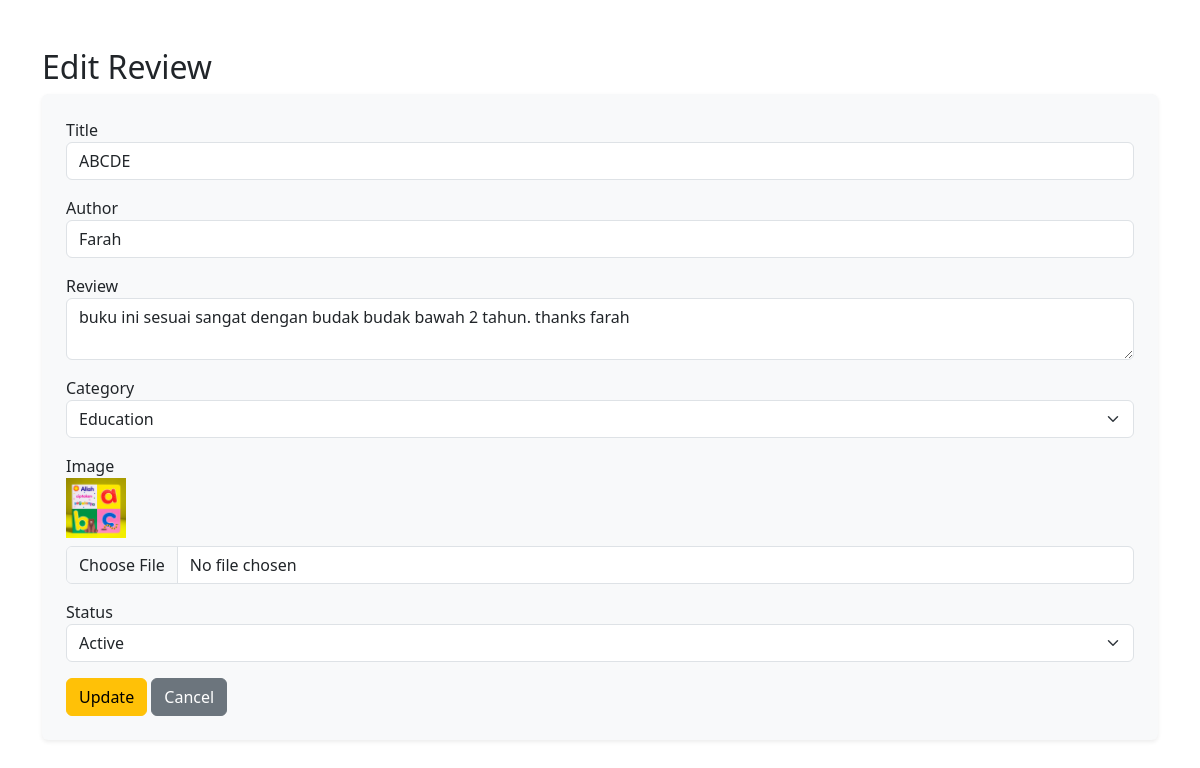
Page /mobile_reviews/edit.php?id=3 on the committed database.
### tables this page shows
CREATE TABLE `applications` (
  `id` int(11) NOT NULL,
  `category_id` int(11) DEFAULT NULL,
  `posted_date` datetime DEFAULT current_timestamp(),
  `author` varchar(100) DEFAULT NULL,
  `title` varchar(150) DEFAULT NULL,
  `review` text DEFAULT NULL,
  `image` varchar(255) DEFAULT NULL,
  `image_dir` varchar(255) DEFAULT NULL,
  `status` enum('active','inactive') DEFAULT 'active',
  `created` datetime DEFAULT current_timestamp(),
  `modified` datetime DEFAULT current_timestamp() ON UPDATE current_timestamp()
);

CREATE TABLE `categories` (
  `id` int(11) NOT NULL,
  `title` varchar(100) DEFAULT NULL,
  `status` enum('active','inactive') DEFAULT 'active',
  `created` datetime DEFAULT current_timestamp(),
  `modified` datetime DEFAULT current_timestamp() ON UPDATE current_timestamp()
);

### mobile_reviews/edit.php (the view, shortened to what this page needs)
<?php
include 'db.php';
$id = $_GET['id'];
$app = $conn->query("SELECT * FROM applications WHERE id=$id")->fetch_assoc();
$cats = $conn->query("SELECT * FROM categories");
?>
<!DOCTYPE html>
<html>
<head>
  <link href="https://cdn.jsdelivr.net/npm/bootstrap@5.3.3/dist/css/bootstrap.min.css" rel="stylesheet">
</head>
<body>
<div class="container mt-5">
  <h2>Edit Review</h2>
  <form method="post" enctype="multipart/form-data" class="bg-light p-4 rounded shadow-sm">
    <div class="mb-3">
      <label>Title</label>
      <input type="text" name="title" value="<?= $app['title'] ?>" class="form-control">
    </div>
    <div class="mb-3">
      <label>Author</label>
      <input type="text" name="author" value="<?= $app['author'] ?>" class="form-control">
    </div>
    <div class="mb-3">
      <label>Review</label>
      <textarea name="review" class="form-control"><?= $app['review'] ?></textarea>
    </div>
    <div class="mb-3">
      <label>Category</label>
      <select name="category" class="form-select">
        <?php while($cat = $cats->fetch_assoc()): ?>
        <option value="<?= $cat['id'] ?>" <?= $app['category_id'] == $cat['id'] ? 'selected' : '' ?>>
            <?= $cat['title'] ?>
        </option>
        <?php endwhile; ?>
      </select>
    </div>
    <div class="mb-3">
      <label>Image</label><br>
      <img src="uploads/<?= $app['image'] ?>" width="60" class="mb-2"><br>
      <input type="file" name="image" class="form-control">
    </div>
    <div class="mb-3">
      <label>Status</label>
      <select name="status" class="form-select">
        <option value="active" <?= $app['status']=='active' ? 'selected' : '' ?>>Active</option>
      </select>
    </div>
    <button type="submit" class="btn btn-warning">Update</button>
    <a href="index.php" class="btn btn-secondary">Cancel</a>
  </form>
</div>
</body>
</html>

### rows in the picture
applications: title "ABCDE", author "Farah", review "buku ini sesuai sangat dengan budak budak bawah 2 tahun. thanks farah", category "Education", image (picture), status "Active"
